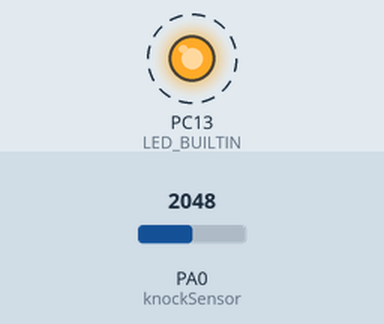
This sketch was run on a simulated STM32 Blue Pill. Parts: output pins drawn as LEDs (lit = HIGH). Dashed ring = blinking. The test bench sets the inputs (shaded band); at power-on: PA0 (knockSensor) = 2048. What the sketch prints to the serial monitor is not drawn.

Above: at 1.25 s.
1.3 s: PA0 (knockSensor) set to 107
4.3 s: PA0 (knockSensor) set to 95
At 4.3 s:
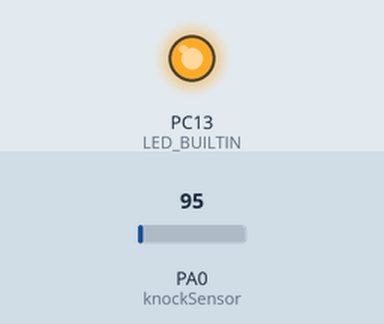
5.8 s: PA0 (knockSensor) set to 491
At 5.96 s:
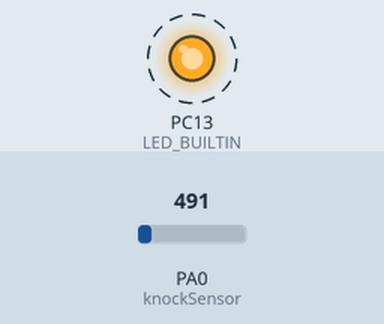
8.8 s: PA0 (knockSensor) set to 60
Timing chart, 0 to 11.3 s (numbered marks = the images above; inputs shaded):
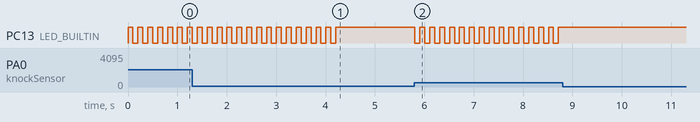

Measured:
- the behaviour switches between 100 and 99 on PA0 (knockSensor) (found by bisection; images 0 and 1)
- after the input at 4.3 s, PC13 (LED_BUILTIN): stops changing and stays HIGH
- after the input at 5.8 s, PC13 (LED_BUILTIN): alternates HIGH for 0.10 s and LOW for 0.10 s, starting at once
- after the input at 8.8 s, PC13 (LED_BUILTIN): stops changing and stays HIGH
- by itself, PC13 (LED_BUILTIN): alternates HIGH for 0.10 s and LOW for 0.10 s

The sketch:

Knock.ino
```cpp
/*
 通过压电模块检测敲击的声音，如果在模拟输入脚读到了一个超过某个设定阈值的信号，就在串口打印“敲击”信息，并反转led

  电路连接
  * + piezo引脚连接到模拟引脚0
  * - piezo引脚连接到地
  * 在模拟引脚0和地之间连接一个1兆的电阻
*/

const int knockSensor = 0;  // 连接piezo
const int threshold = 100;  //检测是否是敲击的声音的一个临界值

int sensorReading = 0;

void setup() {
	Serial.begin(9600);
    pinMode(knockSensor, INPUT_ANALOG);

    pinMode(LED_BUILTIN, OUTPUT);
}

void loop() {
    // 获取模拟输入数据
    sensorReading = analogRead(knockSensor);

    // 如果获取的数值比设定的阈值大，说明有敲击发生
    if (sensorReading >= threshold) {
        // 反转led
        digitalWrite(LED_BUILTIN,!digitalRead(LED_BUILTIN));
        // 打印显示“敲击”信息
        Serial.println("敲击!");
    }
    delay(100);
}
```
